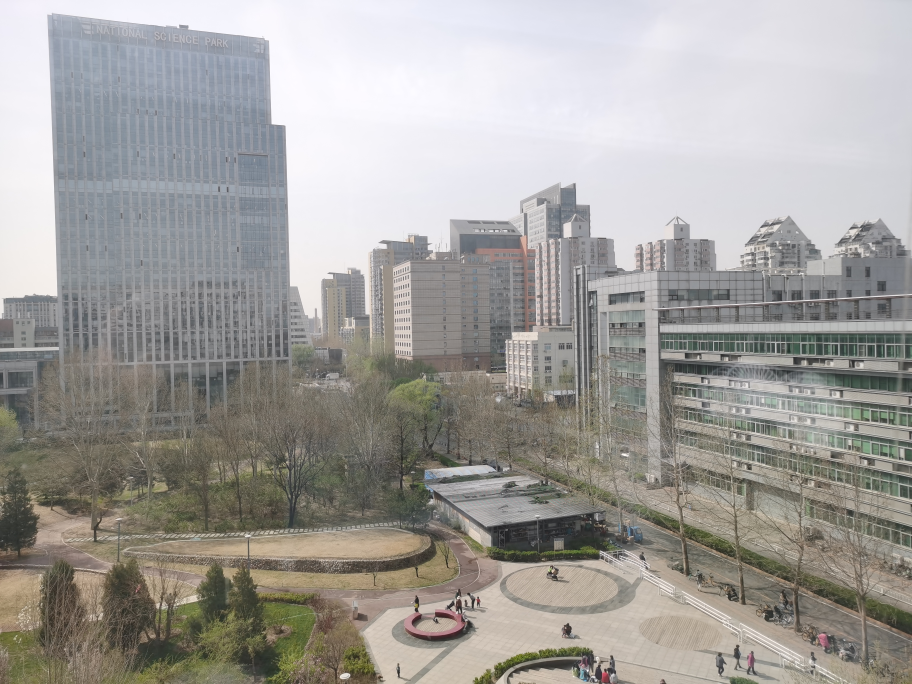
#> input picture RealTest/rt0.jpg, 3648 x 2736 px (shown at 1/4 size)
$ python -i engine.py   (imports and definitions only)
#> lines starting #> are read from the running program, lines starting #| are printed output that depends on the picture; after the words box and inside, x2 and y2 are one past the last pixel; in counts of white or black regions, pixels touching at a corner belong together
import os
import sys
import math
import numpy as np
import cv2
from typing import List, Tuple, Optional, Union, Any

EPS = 1e-10

def read_image(path: str) -> Optional[np.ndarray]:
    image = cv2.imread(path)
    if image is not None:
        image = cv2.cvtColor(image, cv2.COLOR_BGR2RGB)
    return image

def image_enhance(image: np.ndarray, contrast: float, sharpness: float) -> np.ndarray:
    return cv2.convertScaleAbs(image, alpha=1.2, beta=5)

def get_hough_lines_cv(image: np.ndarray, line_length: int, line_gap: int) -> Tuple[np.ndarray, np.ndarray]:
    if len(image.shape) == 3: gray = cv2.cvtColor(image, cv2.COLOR_RGB2GRAY)
    else: gray = image
    clahe = cv2.createCLAHE(clipLimit=2.0, tileGridSize=(8, 8))
    gray_clahe = clahe.apply(gray)
    high_thresh, _ = cv2.threshold(gray_clahe, 0, 255, cv2.THRESH_BINARY + cv2.THRESH_OTSU)
    edges = cv2.Canny(gray_clahe, high_thresh * 0.4, high_thresh, apertureSize=3)
    lines = cv2.HoughLinesP(edges, 1, np.pi/180, threshold=45, minLineLength=line_length, maxLineGap=line_gap)
    if lines is None: return np.array([]), edges
    return lines.reshape(-1, 2, 2), edges

def refine_vp_svd(lines: np.ndarray) -> np.ndarray:
    if len(lines) < 2: return np.array([0, 0, 0.0])
    pts1, pts2 = lines[:, 0], lines[:, 1]
    L = np.cross(np.c_[pts1, np.ones(len(pts1))], np.c_[pts2, np.ones(len(pts2))])
    _, _, Vh = np.linalg.svd(L)
    vp = Vh[-1, :]
    if abs(vp[2]) < EPS: return vp / (np.linalg.norm(vp[:2]) + EPS)
    return vp / vp[2]

def run_vectorized_ransac(lines: np.ndarray, iterations: int, threshold: float, ignore_mask: Optional[np.ndarray] = None, vp_type: str = None, pp: np.ndarray = None) -> Tuple[Optional[np.ndarray], Optional[np.ndarray]]:
    num_lines = lines.shape[0]
    if num_lines < 2: return None, None
    valid_indices = np.where(~ignore_mask)[0] if ignore_mask is not None else np.arange(num_lines)
    if len(valid_indices) < 2: return None, None
    idx_pairs = np.random.choice(valid_indices, size=(min(iterations, 2000), 2), replace=True)
    L1 = np.cross(np.c_[lines[idx_pairs[:,0],0], np.ones(len(idx_pairs))], np.c_[lines[idx_pairs[:,0],1], np.ones(len(idx_pairs))])
    L2 = np.cross(np.c_[lines[idx_pairs[:,1],0], np.ones(len(idx_pairs))], np.c_[lines[idx_pairs[:,1],1], np.ones(len(idx_pairs))])
    hyp = np.cross(L1, L2)
    mask = np.abs(hyp[:, 2]) > EPS
    hyp = hyp[mask]; hyp /= (hyp[:, 2:3] + EPS)

    # [改良 2] Spatial Constraints for Indoor Environments
    if vp_type == 'forward' and pp is not None:
        dist = np.linalg.norm(hyp[:, :2] - pp, axis=1)
        hyp = hyp[dist < pp[0] * 1.0] # Forward VP is near center
    elif vp_type == 'vertical' and pp is not None:
        dist = np.linalg.norm(hyp[:, :2] - pp, axis=1)
        hyp = hyp[dist > pp[0] * 1.5] # Vertical VP is far from center

    if len(hyp) == 0: return None, None
    line_dirs = lines[:, 1] - lines[:, 0]
    v_dirs = hyp[:, np.newaxis, :2] - lines[np.newaxis, :, 0, :2]
    cos_theta = np.abs(np.sum(v_dirs * line_dirs[np.newaxis], axis=2) / (np.linalg.norm(v_dirs, axis=2) * np.linalg.norm(line_dirs, axis=1) + EPS))
    in_mat = cos_theta > math.cos(threshold * np.pi / 180.0)
    best_idx = np.argmax(np.sum(in_mat, axis=1))
    return hyp[best_idx], in_mat[best_idx]

def get_vp_inliers(image_input: Any, contrast: float, sharpness: float, sigma: float,
                   iterations: int, line_len: int, line_gap: int, threshold: float,
                   processing_width: int = 960) -> Tuple[List, List, List]:
    """
    Detects vanishing points and their inlier lines using RANSAC.

    Args:
        image_input: Path to the image or numpy array of the image.
        contrast: Contrast enhancement factor.
        sharpness: Sharpness enhancement factor.
        sigma: Gaussian blur sigma.
        iterations: Number of RANSAC iterations.
        line_len: Minimum line length for Hough transform.
        line_gap: Maximum line gap for Hough transform.
        threshold: Inlier threshold angle in degrees.
        processing_width: Width to resize image for processing.

    Returns:
        Tuple containing inlier masks, vanishing points, and visualization data.
    """
    full_image = read_image(image_input) if isinstance(image_input, str) else image_input
    if full_image is None: return [], [], [None, None, None, np.array([])]
    h, w = full_image.shape[:2]
    scale = processing_width / float(w)
    img_s = cv2.resize(full_image, (processing_width, int(h * scale)))
    sh, sw = img_s.shape[:2]
    if sigma > 0: img_s = cv2.GaussianBlur(img_s, (int(sigma*2)|1, int(sigma*2)|1), sigma)
    enh = image_enhance(img_s, contrast, sharpness)
    lines_s, edges_s = get_hough_lines_cv(enh, line_len, line_gap)
    if lines_s.size == 0: return [], [None, None, None], [full_image, enh, edges_s, np.array([])]

    dy, dx = np.abs(lines_s[:, 1, 1] - lines_s[:, 0, 1]), np.abs(lines_s[:, 1, 0] - lines_s[:, 0, 0])
    y_mean = np.mean(lines_s[:, :, 1], axis=1)

    # [改良 1] 更精細的語意篩選
    # 垂直池: 嚴格垂直線 (dy > dx * 2.0)
    v_mask = (dy > dx * 2.0)
    # 車道/深度池: 非垂直線
    road_mask = (~v_mask)

    pp_s = np.array([sw/2, sh/2])

    # RANSAC (導入空間約束)
    _, i_y = run_vectorized_ransac(lines_s, iterations, threshold, ignore_mask=~v_mask, vp_type='vertical', pp=pp_s)
    _, i_z = run_vectorized_ransac(lines_s, iterations, threshold, ignore_mask=~road_mask, vp_type='forward', pp=pp_s)

    def compute_vp_from_mask(m):
        if m is None or np.sum(m) < 2: return np.array([0, 0, 0.0])
        v = refine_vp_svd(lines_s[m])
        return np.array([v[0]/scale, v[1]/scale, v[2]])

    vy, vz = compute_vp_from_mask(i_y), compute_vp_from_mask(i_z)

    # [改良 3] Fallback 策略：若偵測不到 Vz，使用影像中心偏上點作為前進方向
    if np.linalg.norm(vz[:2]) < 1e-3 or vz[2] < 0.5:
        vz = np.array([w/2, h/2, 1.0])
    if np.linalg.norm(vy[:2]) < 1e-3: vy = np.array([0, 1, 0.0])

    # X 軸預設 (會由後續 cross product 校正)
    vx = np.array([1, 0, 0.0])

    return [None, i_z, i_y], [vx, vz, vy], [full_image, enh, edges_s, lines_s / scale]

def calculate_rotation_matrix(vps: List[np.ndarray], focal: float, pp: np.ndarray) -> np.ndarray:
    def get_dir(v, default):
        if v is None or np.linalg.norm(v[:2]) < 1e-3: return default
        if abs(v[2]) < 0.1: return np.array([v[0], v[1], 0])
        d = np.array([v[0]-pp[0], v[1]-pp[1], focal])
        return d / (np.linalg.norm(d) + EPS)
    uz = get_dir(vps[1], np.array([0, 0, 1.0])) # Forward
    uy = get_dir(vps[2], np.array([0, 1, 0.0])) # Down
    if uy[1] < 0: uy *= -1

    # [改良 3] 嚴格正交導出 X 軸 (Right)
    ux = np.cross(uy, uz); ux /= (np.linalg.norm(ux) + EPS)
    uz = np.cross(ux, uy); uz /= (np.linalg.norm(uz) + EPS) # 二次修正前向軸確保正交

    return np.column_stack((ux, uy, uz))

def reconstruct_vps(rm: np.ndarray, focal: float, pp: np.ndarray) -> List[np.ndarray]:
    vps_perfect = []
    for i in range(3):
        v = rm[:, i]
        vp = np.array([v[0]*focal + v[2]*pp[0], v[1]*focal + v[2]*pp[1], v[2]])
        if abs(vp[2]) > 1e-5:
            vp[:2] /= vp[2]
            vp[2] = 1.0
        vps_perfect.append(vp)
    return vps_perfect

def calculate_camera_attitude(r: np.ndarray) -> np.ndarray:
    p = math.asin(-r[1, 2])
    if abs(math.cos(p)) > EPS:
        y, roll = math.atan2(r[0, 2], r[2, 2]), math.atan2(r[1, 0], r[1, 1])
    else:
        y, roll = math.atan2(-r[2, 0], r[0, 0]), 0
    return np.array([y, p, roll]) * 180 / np.pi

def adapt_to_kitti_frame(ypr: np.ndarray) -> np.ndarray:
    y, p, r = ypr
    return np.array([(y + 180) % 360 - 180, p, (r + 90) % 180 - 90])

def draw_axes_on_image(image: np.ndarray, vps: List[np.ndarray], origin_px: Union[List[int], np.ndarray],
                       length: int = 300, attitude: Optional[np.ndarray] = None) -> np.ndarray:
    output_img = image.copy(); h, w = output_img.shape[:2]
    cv_colors = [(0, 0, 255), (255, 255, 0), (0, 255, 0)] # X:紅, Z:亮藍, Y:綠
    labels = ['X', 'Z', 'Y']; origin = np.array(origin_px, dtype=np.float32)
    for i, vp in enumerate(vps):
        if i >= len(cv_colors) or vp is None: continue
        if np.linalg.norm(vp[:2]) < 1e-3:
            unit_dir = np.array([1, 0]) if i==0 else (np.array([0, -1]) if i==1 else np.array([0, 1]))
        elif abs(vp[2]) < 0.1:
            unit_dir = vp[:2] / (np.linalg.norm(vp[:2]) + EPS)
        else:
            unit_dir = (vp[:2] - origin) / (np.linalg.norm(vp[:2] - origin) + EPS)
        cur_len = length * 1.5 if i == 1 else length * 0.8
        end_point = (origin + unit_dir * cur_len).astype(np.int32)
        cv2.arrowedLine(output_img, tuple(origin.astype(int)), tuple(end_point), cv_colors[i], 4, tipLength=0.2)
        cv2.putText(output_img, labels[i], tuple(end_point), cv2.FONT_HERSHEY_SIMPLEX, h/400, cv_colors[i], 2)
    if attitude is not None:
        fs, lh = h / 450, int(h / 10)
        overlay = output_img.copy()
        cv2.rectangle(overlay, (5, 5), (int(w*0.35), lh*3 + 30), (0, 0, 0), -1)
        cv2.addWeighted(overlay, 0.4, output_img, 0.6, 0, output_img)
        for j, (name, val) in enumerate(zip(['Yaw', 'Pitch', 'Roll'], attitude)):
            cv2.putText(output_img, f"Est. {name}: {val:.1f} deg", (15, lh*(j+1)), cv2.FONT_HERSHEY_SIMPLEX, fs, (0, 255, 255), 2)
    return output_img

def estimate_origin_from_inliers(image_shape: Tuple[int, ...], inlier_masks: List[np.ndarray], lines: np.ndarray) -> List[int]:
    h, w = image_shape[:2]
    ox, oy = int(w * 0.15), int(h * 0.85)

    if len(inlier_masks) >= 3 and inlier_masks[1] is not None and inlier_masks[2] is not None:
        y_lines = lines[inlier_masks[2]]
        if len(y_lines) > 0:
            y_pts = y_lines.reshape(-1, 2)
            dists = np.linalg.norm(y_pts - np.array([w*0.2, h*0.8]), axis=1)
            best_pt = y_pts[np.argmin(dists)]
            pad = int(min(w, h) * 0.15)
            ox = int(np.clip(best_pt[0], pad, w - pad))
            oy = int(np.clip(best_pt[1], pad, h - pad))
    return [ox, oy]

def determine_focal_length(vps: List[np.ndarray], image: np.ndarray) -> List[float]:
    default_focal = 715.0
    if len(vps) >= 3 and vps[1] is not None and vps[2] is not None:
        v1, v2 = vps[1][:2], vps[2][:2]
        cx, cy = (image.shape[1] / 2, image.shape[0] / 2) if image is not None else (0, 0)
        dot_prod = (v1[0] - cx) * (v2[0] - cx) + (v1[1] - cy) * (v2[1] - cy)
        if dot_prod < -EPS:
            return [math.sqrt(-dot_prod)]
    return [default_focal]

# [7 lines left out: function draw_inliers, not called in this run]

def main(image_path: str, origin_x: float = 0, origin_y: float = 0, camera_h: float = 1.5, iterations: int = 1000):
#> called with image_path = '../../RealTest/rt0.jpg', origin_x = 0, origin_y = 0, camera_h = 1.5, iterations = 1000
    img_name = os.path.splitext(os.path.basename(image_path))[0]

    import json
    config_path = os.path.join(os.path.dirname(os.path.dirname(os.path.dirname(__file__))), 'config.json')
    try:
        with open(config_path, 'r') as f:
#> (reads config.json from the repository)
            cfg = json.load(f)['calibration']
    except Exception:
        cfg = {"contrast": 1.2, "sharpness": 1.5, "sigma": 2.0, "iterations": iterations, "line_length": 45, "line_gap": 10, "threshold": 1.5, "processing_width": 1024}

    inliers, vps, viz = get_vp_inliers(
        image_path, contrast=cfg.get("contrast", 1.2), sharpness=cfg.get("sharpness", 1.5), sigma=cfg.get("sigma", 2.0),
        iterations=cfg.get("iterations", iterations), line_len=cfg.get("line_length", 45), line_gap=cfg.get("line_gap", 10), threshold=cfg.get("threshold", 1.5),
        processing_width=cfg.get("processing_width", 1024)
    )
#> in read_image, image is the input picture: shape (2736, 3648, 3); mean B, G, R 155.5, 159, 161.2
#> in image_enhance, `return cv2.convertScaleAbs(image, alpha=1.2, beta=5)`:
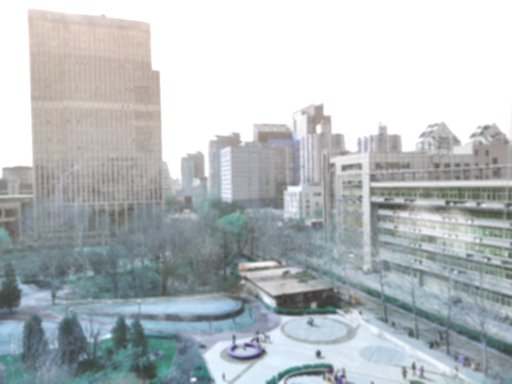
#> returned value: shape (768, 1024, 3) (shown at 1/2 size); mean of channels 0, 1, 2 190.5, 188.1, 181.8; drawn as B, G, R
#> in get_hough_lines_cv, `if len(image.shape) == 3: gray = cv2.cvtColor(image, cv2.COLOR_RGB2GRAY)`:
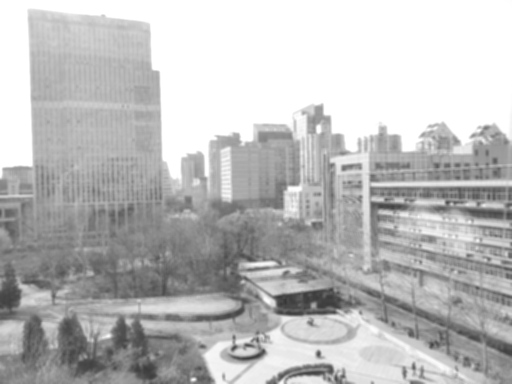
#> gray: shape (768, 1024) (shown at 1/2 size); min 52, max 255, mean 188.1
#> in get_hough_lines_cv, `gray_clahe = clahe.apply(gray)`:
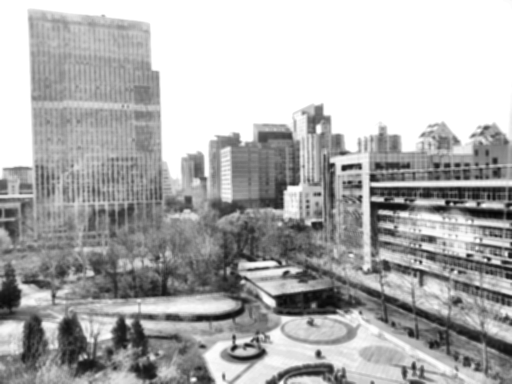
#> gray_clahe: shape (768, 1024) (shown at 1/2 size); min 4, max 255, mean 175.1
#> in get_hough_lines_cv, `high_thresh, _ = cv2.threshold(gray_clahe, 0, 255, cv2.THRESH_BINARY +..`: high_thresh = 176
#> in get_hough_lines_cv, `edges = cv2.Canny(gray_clahe, high_thresh * 0.4, high_thresh, aperture..`:
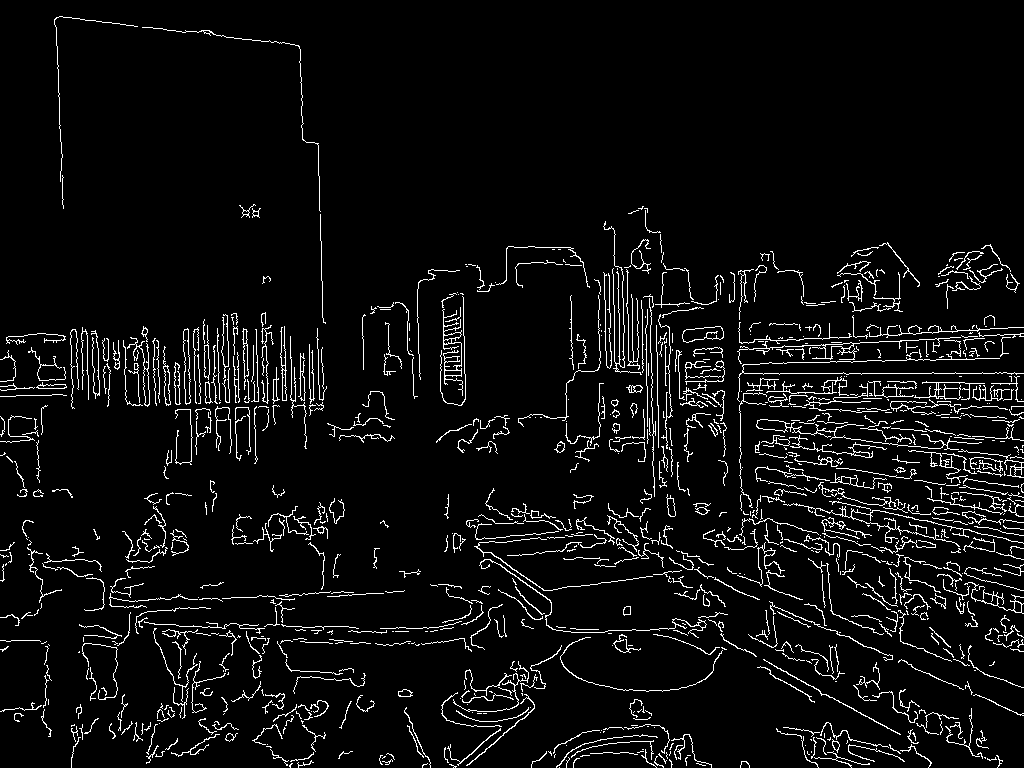
#> edges: shape (768, 1024); 5.4% white in thin lines or dots
#> in get_hough_lines_cv, `lines = cv2.HoughLinesP(edges, 1, np.pi/180, threshold=45, minLineLeng..`: lines = 238 rows, first 6: [739, 349, 983, 336], [739, 342, 989, 329], [65, 373, 110, 373], [805, 362, 890, 360], [740, 373, 1023, 373], [888, 400, 934, 403]
#> in get_vp_inliers, `dy, dx = np.abs(lines_s[:, 1, 1] - lines_s[:, 0, 1]), np.abs(lines_s[:..`: dy = 238 values, max 124 at index 51, min 0 at index 2, mean 16.48; dx = 238 values, max 283 at index 4, min 0 at index 107, mean 72.9
#> in get_vp_inliers, `y_mean = np.mean(lines_s[:, :, 1], axis=1)`: y_mean = 238 values, max 756 at index 201, min 24 at index 46, mean 431.5
#> in run_vectorized_ransac, `valid_indices = np.where(~ignore_mask)[0] if ignore_mask is not None e..`: valid_indices = [51, 88, 107, 112, 153, 157, 177, 178, 206, 220, 223, 224, 226, 232, 236]
#> in run_vectorized_ransac, `idx_pairs = np.random.choice(valid_indices, size=(min(iterations, 2000..`: idx_pairs = 2000 pairs, first value 51 to 236, second value 51 to 236
#> in run_vectorized_ransac, `L1 = np.cross(np.c_[lines[idx_pairs[:,0],0], np.ones(len(idx_pairs))],..`: L1 = 2000 rows, first 8: [-53, 3, 34284], [-124, 4, 6876], [-82, 1, 20447], [-54, 1, 23568], [-68, 1, 49878], [55, 0, -35585], [-54, 1, 23568], [-68, 1, 38533]
#> in run_vectorized_ransac, `L2 = np.cross(np.c_[lines[idx_pairs[:,1],0], np.ones(len(idx_pairs))],..`: L2 = 2000 rows, first 8: [-49, 5, 37708], [-68, 1, 49878], [-68, 1, 49878], [-85, 3, 38064], [-49, 5, 37708], [-83, 2, 53279], [-61, 1, 27967], [-68, 1, 38533]
#> in run_vectorized_ransac, `hyp = np.cross(L1, L2)`: hyp = 2000 rows, first 8: [-58296, 318608, -118], [192636, 5717304, 148], [29431, 2699600, -14], [-32640, 52176, -77], [-211682, 120122, -291], [71170, 23210, 110], [4399, 72570, 7], [0, 0, 0]
#> in run_vectorized_ransac, `hyp = hyp[mask]`: hyp = 1825 rows, first 8: [-58296, 318608, -118], [192636, 5717304, 148], [29431, 2699600, -14], [-32640, 52176, -77], [-211682, 120122, -291], [71170, 23210, 110], [4399, 72570, 7], [35769, -1436549, 181]
#> in run_vectorized_ransac, `hyp /= hyp[:, 2:3] + EPS`: hyp = 1825 rows, first 8: [494, -2700.1, 1], [1301.6, 38630.4, 1], [-2102.2, -192828.6, 1], [423.9, -677.6, 1], [727.4, -412.8, 1], [647, 211, 1], [628.4, 10367.1, 1], [197.6, -7936.7, 1]
#> in run_vectorized_ransac, `dist = np.linalg.norm(hyp[:, :2] - pp, axis=1)`: dist = 1825 values, max 255160.7 at index 271, min 185.6 at index 103, mean 29216.6
#> in run_vectorized_ransac, `hyp = hyp[dist > pp[0] * 1.5]`: hyp = 1744 rows, first 8: [494, -2700.1, 1], [1301.6, 38630.4, 1], [-2102.2, -192828.6, 1], [423.9, -677.6, 1], [727.4, -412.8, 1], [628.4, 10367.1, 1], [197.6, -7936.7, 1], [619.1, 9796.2, 1]
#> in run_vectorized_ransac, `line_dirs = lines[:, 1] - lines[:, 0]`: line_dirs = 238 pairs, first value 0 to 283, second value -61 to 124
#> in run_vectorized_ransac, `cos_theta = np.abs(np.sum(v_dirs * line_dirs[np.newaxis], axis=2) / (n..`:
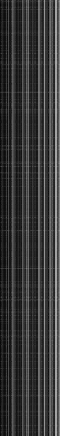
#> cos_theta: shape (1744, 238) float64 (shown at 1/4 size); min 1.64e-14, max 1, mean 0.226
#> in run_vectorized_ransac, `in_mat = cos_theta > math.cos(threshold * np.pi / 180.0)`:
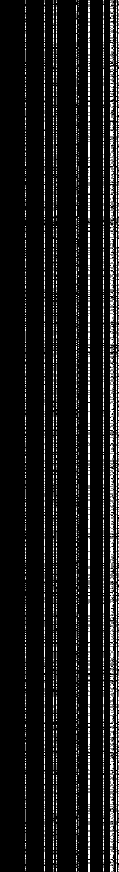
#> in_mat: shape (1744, 238) bool (shown at 1/2 size); 4% white in thin lines or dots, all inside (x1, y1, x2, y2) = (51, 0, 237, 1744)
#> in run_vectorized_ransac, `best_idx = np.argmax(np.sum(in_mat, axis=1))`: best_idx = 1
#> call 2 of run_vectorized_ransac, with lines = array of shape (238, 2, 2), iterations = 2000, threshold = 1.5, ignore_mask = array of shape (238,), vp_type = 'forward', pp = array of shape (2,)
#> in run_vectorized_ransac (call 2), `valid_indices = np.where(~ignore_mask)[0] if ignore_mask is not None e..`: valid_indices = 223 values from 0 to 237
#> in run_vectorized_ransac (call 2), `idx_pairs = np.random.choice(valid_indices, size=(min(iterations, 2000..`: idx_pairs = 2000 pairs, first value 0 to 237, second value 0 to 237
#> in run_vectorized_ransac (call 2), `L1 = np.cross(np.c_[lines[idx_pairs[:,0],0], np.ones(len(idx_pairs))],..`: L1 = 2000 rows, first 8: [7, 55, -21321], [-6, 49, -16071], [0, 47, -29422], [-65, 65, 20540], [-9, 266, -97109], [-38, 162, -51684], [2, 89, -68197], [0, 52, -18616]
#> in run_vectorized_ransac (call 2), `L2 = np.cross(np.c_[lines[idx_pairs[:,1],0], np.ones(len(idx_pairs))],..`: L2 = 2000 rows, first 8: [-9, 107, -34198], [-36, 226, -75340], [10, 45, -30565], [0, 61, -24095], [-3, 48, -15798], [-30, 83, -8703], [0, 47, -19834], [-21, 67, -17092]
#> in run_vectorized_ransac (call 2), `hyp = np.cross(L1, L2)`: hyp = 2000 rows, first 8: [400457, 431275, 1244], [-59614, 126516, 408], [-112565, -294220, -470], [-2819115, -1566175, -3965], [458964, 149145, 366], [2879886, 1219806, 1706], [1440033, 39668, 94], [358488, 390936, 1092]
#> in run_vectorized_ransac (call 2), `hyp = hyp[mask]`: hyp = 1975 rows, first 8: [400457, 431275, 1244], [-59614, 126516, 408], [-112565, -294220, -470], [-2819115, -1566175, -3965], [458964, 149145, 366], [2879886, 1219806, 1706], [1440033, 39668, 94], [358488, 390936, 1092]
#> in run_vectorized_ransac (call 2), `hyp /= hyp[:, 2:3] + EPS`: hyp = 1975 rows, first 8: [321.9, 346.7, 1], [-146.1, 310.1, 1], [239.5, 626, 1], [711, 395, 1], [1254, 407.5, 1], [1688.1, 715, 1], [15319.5, 422, 1], [328.3, 358, 1]
#> in run_vectorized_ransac (call 2), `dist = np.linalg.norm(hyp[:, :2] - pp, axis=1)`: dist = 1975 values, max 307031.8 at index 347, min 14.45 at index 1201, mean 2244.9
#> in run_vectorized_ransac (call 2), `hyp = hyp[dist < pp[0] * 1.0]`: hyp = 1202 rows, first 8: [321.9, 346.7, 1], [239.5, 626, 1], [711, 395, 1], [328.3, 358, 1], [160.6, 352.3, 1], [234.8, 375.4, 1], [396.9, 378.5, 1], [673.1, 353.1, 1]
#> in run_vectorized_ransac (call 2), `cos_theta = np.abs(np.sum(v_dirs * line_dirs[np.newaxis], axis=2) / (n..`:
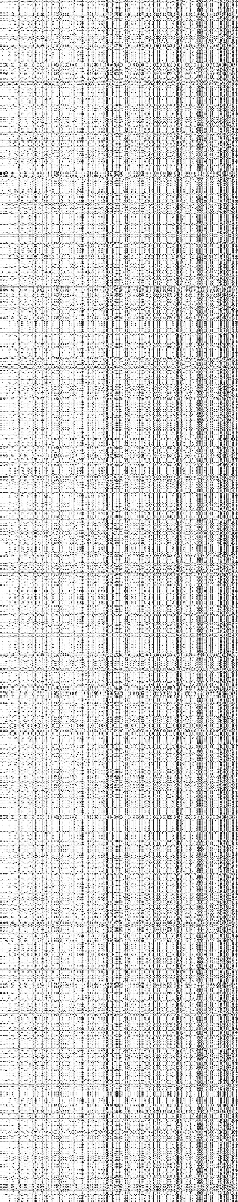
#> cos_theta: shape (1202, 238) float64; min 1.63e-12, max 1, mean 0.827
#> in run_vectorized_ransac (call 2), `best_idx = np.argmax(np.sum(in_mat, axis=1))`: best_idx = 186
#> (the rest of the program and of its run is left out)
